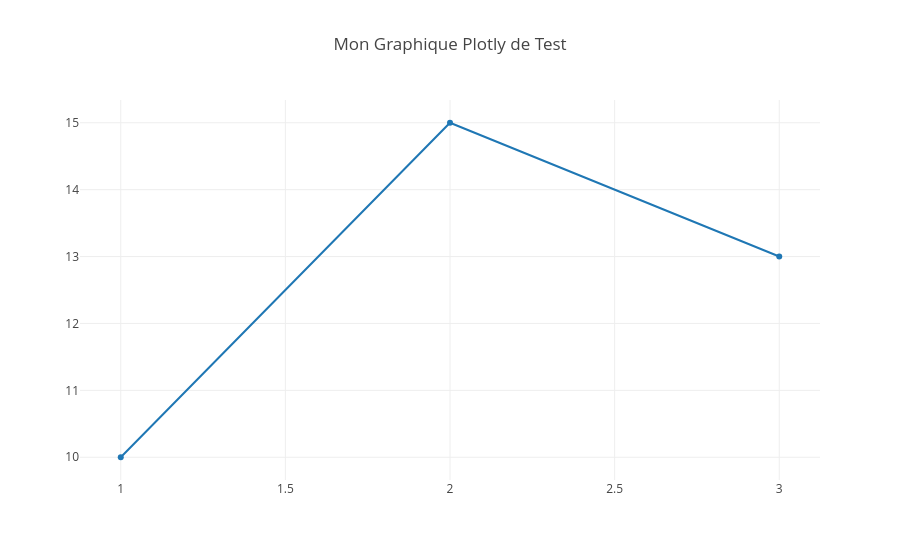

The notebook cell saved with this chart:
### Markdown cell above
### 2. Synthèse métier et Storytelling

**À COMPLÉTER PAR L'ÉTUDIANT :**
Traduisez vos métriques techniques en impacts stratégiques (par exemple, gains financiers, réduction de coûts, amélioration de la sécurité, etc.).

### Code cell
# TODO: Écrire des exemples de recommandations stratégiques
print("Storytelling métier initialisé avec succès.")

### Figure 1 — Plotly figure (JSON) as saved in the notebook; plotly's stock layout.template omitted (floating-point values rounded to 4 significant figures)
{"data": [{"type": "scatter", "x": [1, 2, 3], "y": [10, 15, 13], "mode": "lines+markers", "name": "Données de Test"}], "layout": {"title": "Mon Graphique Plotly de Test"}}
